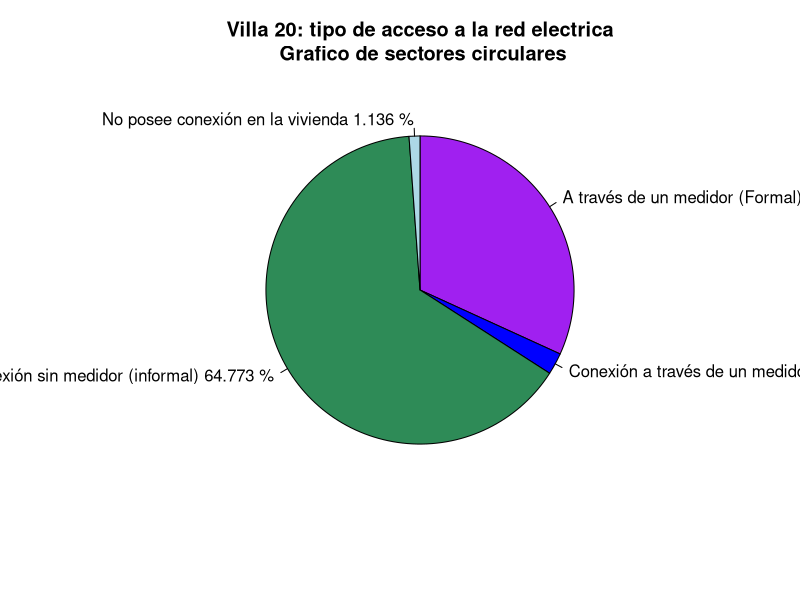
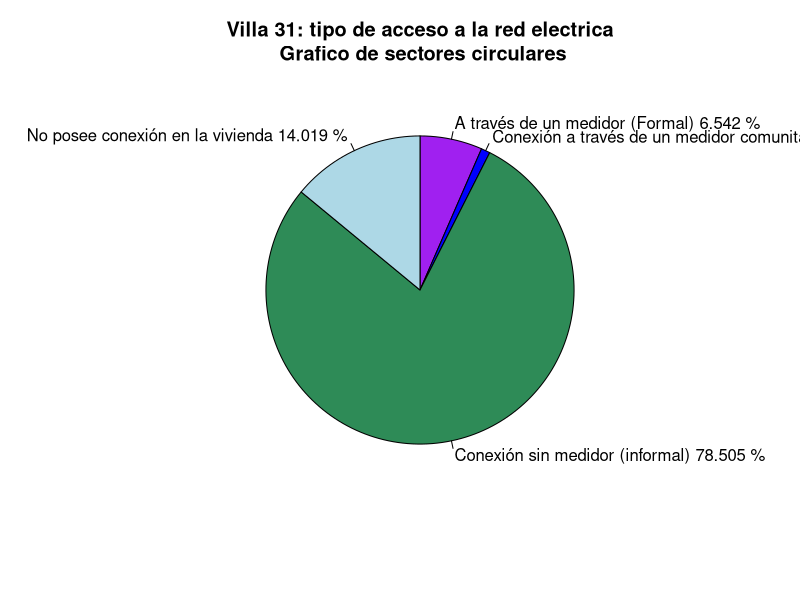
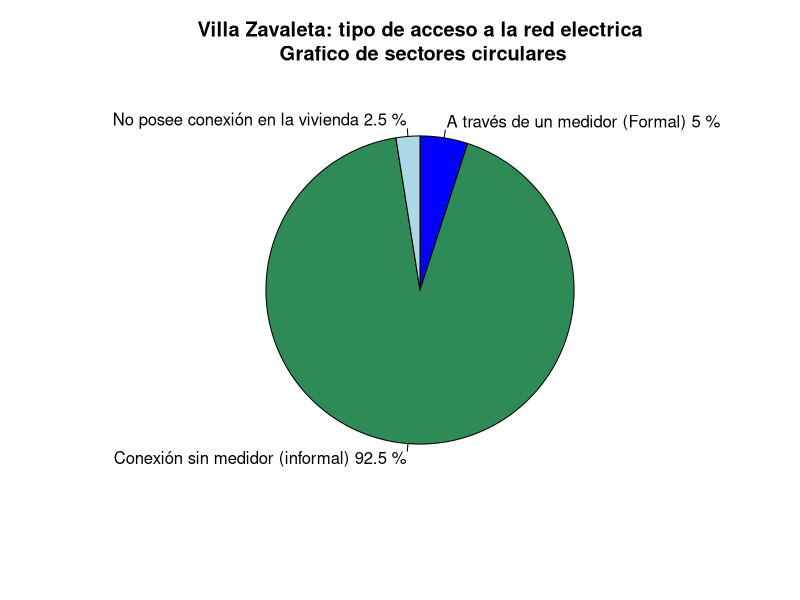

These figures' R source, in order:
#---------------- Sección 3.1 -------------------

conexionV20 <- c("Conexión a través de un medidor","Conexión a través de un medidor","Conexión sin medidor (informal)","Conexión sin medidor (informal)","Conexión sin medidor (informal)","Conexión a través de un medidor","Conexión sin medidor (informal)","Conexión a través de un medidor","Conexión a través de un medidor","Conexión a través de un medidor","Conexión a través de un medidor","Conexión a través de un medidor","Conexión a través de un medidor","Conexión a través de un medidor","Conexión sin medidor (informal)","Conexión sin medidor (informal)","Conexión a través de un medidor","No posee conexión en la vivienda","Conexión sin medidor (informal)","Conexión sin medidor (informal)","Conexión a través de un medidor","Conexión a través de un medidor","Conexión sin medidor (informal)","Conexión a través de un medidor","Conexión sin medidor (informal)","Conexión sin medidor (informal)","Conexión sin medidor (informal)","Conexión a través de un medidor","Conexión sin medidor (informal)","Conexión a través de un medidor","Conexión sin medidor (informal)","Conexión sin medidor (informal)","Conexión sin medidor (informal)","Conexión sin medidor (informal)","Conexión sin medidor (informal)","Conexión a través de un medidor","Conexión sin medidor (informal)","Conexión sin medidor (informal)","Conexión sin medidor (informal)","Conexión sin medidor (informal)","Conexión a través de un medidor","Conexión sin medidor (informal)","Conexión a través de un medidor comunitario","Conexión sin medidor (informal)","Conexión sin medidor (informal)","Conexión sin medidor (informal)","Conexión a través de un medidor","Conexión sin medidor (informal)","Conexión sin medidor (informal)","Conexión sin medidor (informal)","Conexión sin medidor (informal)","Conexión sin medidor (informal)","Conexión sin medidor (informal)","Conexión a través de un medidor comunitario","Conexión sin medidor (informal)","Conexión sin medidor (informal)","Conexión sin medidor (informal)","Conexión a través de un medidor","Conexión sin medidor (informal)","Conexión sin medidor (informal)","Conexión sin medidor (informal)","Conexión sin medidor (informal)","Conexión sin medidor (informal)","Conexión sin medidor (informal)","Conexión sin medidor (informal)","Conexión sin medidor (informal)","Conexión sin medidor (informal)","Conexión sin medidor (informal)","Conexión sin medidor (informal)","Conexión a través de un medidor","Conexión sin medidor (informal)","Conexión sin medidor (informal)","Conexión sin medidor (informal)","Conexión sin medidor (informal)","Conexión a través de un medidor","Conexión a través de un medidor","Conexión sin medidor (informal)","Conexión a través de un medidor","Conexión a través de un medidor","Conexión a través de un medidor","Conexión sin medidor (informal)","Conexión sin medidor (informal)","Conexión a través de un medidor","Conexión a través de un medidor","Conexión sin medidor (informal)","Conexión sin medidor (informal)","Conexión sin medidor (informal)","Conexión sin medidor (informal)")
tabla_conexionV20 <- table(conexionV20)
porc_conexionV20 <- round(tabla_conexionV20 / sum(tabla_conexionV20)*100,3)
opcionesV20 <- c("A través de un medidor (Formal)","Conexión a través de un medidor comunitario","Conexión sin medidor (informal)","No posee conexión en la vivienda")
labelsV20 <- paste(opcionesV20,porc_conexionV20,c("%"),sep = " ")
pie(tabla_conexionV20,labels = labelsV20,clockwise = TRUE,
    main = strsplit("Villa 20: tipo de acceso a la red electrica\n Grafico de sectores circulares",split = ";"),
    col = c("purple","blue","seagreen","lightblue"))

conexionV31 <- c("Conexión a través de un medidor","Conexión sin medidor (informal)","Conexión sin medidor (informal)","Conexión a través de un medidor","Conexión a través de un medidor","Conexión sin medidor (informal)","Conexión sin medidor (informal)","Conexión sin medidor (informal)","Conexión sin medidor (informal)","Conexión sin medidor (informal)","Conexión sin medidor (informal)","Conexión sin medidor (informal)","Conexión sin medidor (informal)","Conexión sin medidor (informal)","Conexión sin medidor (informal)","Conexión sin medidor (informal)","Conexión sin medidor (informal)","Conexión sin medidor (informal)","Conexión sin medidor (informal)","Conexión sin medidor (informal)","Conexión sin medidor (informal)","Conexión sin medidor (informal)","Conexión sin medidor (informal)","Conexión sin medidor (informal)","Conexión sin medidor (informal)","Conexión sin medidor (informal)","Conexión sin medidor (informal)","Conexión sin medidor (informal)","Conexión sin medidor (informal)","Conexión sin medidor (informal)","Conexión sin medidor (informal)","Conexión sin medidor (informal)","Conexión sin medidor (informal)","Conexión sin medidor (informal)","Conexión sin medidor (informal)","Conexión sin medidor (informal)","Conexión sin medidor (informal)","Conexión sin medidor (informal)","Conexión sin medidor (informal)","Conexión sin medidor (informal)","Conexión sin medidor (informal)","Conexión sin medidor (informal)","Conexión sin medidor (informal)","Conexión sin medidor (informal)","Conexión a través de un medidor","Conexión sin medidor (informal)","Conexión sin medidor (informal)","Conexión sin medidor (informal)","Conexión sin medidor (informal)","Conexión sin medidor (informal)","No posee conexión en la vivienda","Conexión a través de un medidor","No posee conexión en la vivienda","Conexión sin medidor (informal)","Conexión sin medidor (informal)","Conexión sin medidor (informal)","Conexión sin medidor (informal)","Conexión sin medidor (informal)","Conexión sin medidor (informal)","Conexión sin medidor (informal)","Conexión sin medidor (informal)","Conexión sin medidor (informal)","Conexión sin medidor (informal)","Conexión sin medidor (informal)","Conexión sin medidor (informal)","Conexión sin medidor (informal)","No posee conexión en la vivienda","Conexión sin medidor (informal)","No posee conexión en la vivienda","Conexión sin medidor (informal)","No posee conexión en la vivienda","No posee conexión en la vivienda","Conexión sin medidor (informal)","Conexión sin medidor (informal)","Conexión sin medidor (informal)","Conexión sin medidor (informal)","Conexión sin medidor (informal)","Conexión sin medidor (informal)","Conexión sin medidor (informal)","Conexión sin medidor (informal)","Conexión sin medidor (informal)","Conexión sin medidor (informal)","Conexión sin medidor (informal)","Conexión sin medidor (informal)","No posee conexión en la vivienda","Conexión sin medidor (informal)","Conexión sin medidor (informal)","Conexión sin medidor (informal)","Conexión sin medidor (informal)","Conexión sin medidor (informal)","Conexión sin medidor (informal)","Conexión sin medidor (informal)","No posee conexión en la vivienda","Conexión a través de un medidor comunitario","No posee conexión en la vivienda","No posee conexión en la vivienda","No posee conexión en la vivienda","Conexión sin medidor (informal)","No posee conexión en la vivienda","No posee conexión en la vivienda","No posee conexión en la vivienda","Conexión a través de un medidor","Conexión a través de un medidor","No posee conexión en la vivienda","Conexión sin medidor (informal)","Conexión sin medidor (informal)","Conexión sin medidor (informal)")
tabla_conexionV31 <- table(conexionV31)
porc_conexionV31 <- round(tabla_conexionV31 / sum(tabla_conexionV31)*100,3)
opcionesV31 <- c("A través de un medidor (Formal)","Conexión a través de un medidor comunitario","Conexión sin medidor (informal)","No posee conexión en la vivienda")
labelsV31 <- paste(opcionesV31,porc_conexionV31,c("%"),sep = " ")
pie(tabla_conexionV31,labels = labelsV31,clockwise = TRUE,
    main = strsplit("Villa 31: tipo de acceso a la red electrica\n Grafico de sectores circulares",split = ";"),
    col = c("purple","blue","seagreen","lightblue"))

conexionVZ <- c("Conexión sin medidor (informal)","Conexión sin medidor (informal)","Conexión sin medidor (informal)","Conexión sin medidor (informal)","Conexión sin medidor (informal)","Conexión sin medidor (informal)","Conexión sin medidor (informal)","Conexión sin medidor (informal)","Conexión sin medidor (informal)","Conexión sin medidor (informal)","Conexión sin medidor (informal)","Conexión sin medidor (informal)","Conexión sin medidor (informal)","Conexión sin medidor (informal)","Conexión sin medidor (informal)","Conexión sin medidor (informal)","Conexión sin medidor (informal)","Conexión sin medidor (informal)","Conexión sin medidor (informal)","Conexión sin medidor (informal)","No posee conexión en la vivienda","Conexión a través de un medidor","Conexión sin medidor (informal)","Conexión a través de un medidor","Conexión sin medidor (informal)","Conexión sin medidor (informal)","Conexión sin medidor (informal)","Conexión sin medidor (informal)","Conexión sin medidor (informal)","Conexión sin medidor (informal)","Conexión sin medidor (informal)","Conexión sin medidor (informal)","Conexión sin medidor (informal)","Conexión sin medidor (informal)","Conexión sin medidor (informal)","Conexión sin medidor (informal)","Conexión sin medidor (informal)","Conexión sin medidor (informal)","Conexión sin medidor (informal)","Conexión sin medidor (informal)")
tabla_conexionVZ <- table(conexionVZ)
porc_conexionVZ <- round(tabla_conexionVZ / sum(tabla_conexionVZ)*100,3)
opcionesVZ <- c("A través de un medidor (Formal)","Conexión sin medidor (informal)","No posee conexión en la vivienda")
labelsVZ <- paste(opcionesVZ,porc_conexionVZ,c("%"),sep = " ")
pie(tabla_conexionVZ,labels = labelsVZ,clockwise = TRUE,
    main = strsplit("Villa Zavaleta: tipo de acceso a la red electrica\n Grafico de sectores circulares",split = ";"),
    col = c("blue","seagreen","lightblue"))

